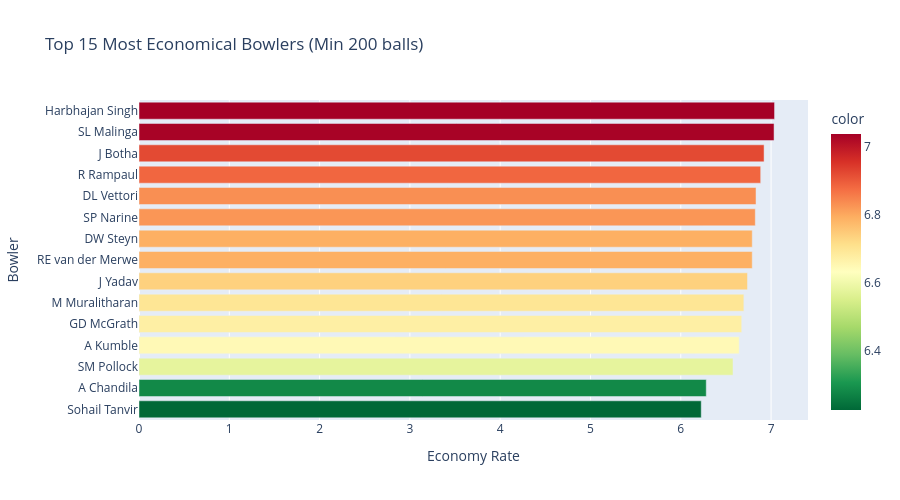

Source (notebook cell):
### Markdown cell above
## 2. Economy Rate Analysis

### Code cell
# Calculate economy rate (min 200 balls bowled)
bowler_balls = deliveries.groupby('bowler').size()
bowler_runs = deliveries.groupby('bowler')[['batsman_runs', 'extras']].sum().sum(axis=1)
economy = (bowler_runs / (bowler_balls / 6)).sort_values()

# Filter bowlers with at least 200 balls (≈33 overs)
economy_filtered = economy[bowler_balls >= 200].head(15)

fig = px.bar(
    x=economy_filtered.values,
    y=economy_filtered.index,
    orientation='h',
    title='Top 15 Most Economical Bowlers (Min 200 balls)',
    labels={'x': 'Economy Rate', 'y': 'Bowler'},
    color=economy_filtered.values,
    color_continuous_scale='RdYlGn_r'
)
fig.update_layout(height=500, showlegend=False)
fig.show()

print("💨 Best Economy Rates (Min 200 balls):")
print(economy_filtered)

### Figure 1 — Plotly figure (JSON) as saved in the notebook; plotly's stock layout.template omitted (floating-point values rounded to 4 significant figures)
{"data": [{"hovertemplate": "Economy Rate=%{x}<br>Bowler=%{y}<br>color=%{marker.color}<extra></extra>", "legendgroup": "", "marker": {"color": [6.226, 6.282, 6.579, 6.647, 6.675, 6.698, 6.739, 6.791, 6.791, 6.825, 6.833, 6.885, 6.922, 7.033, 7.038], "coloraxis": "coloraxis", "pattern": {"shape": ""}}, "name": "", "orientation": "h", "showlegend": false, "textposition": "auto", "type": "bar", "x": [6.226, 6.282, 6.579, 6.647, 6.675, 6.698, 6.739, 6.791, 6.791, 6.825, 6.833, 6.885, 6.922, 7.033, 7.038], "xaxis": "x", "y": ["Sohail Tanvir", "A Chandila", "SM Pollock", "A Kumble", "GD McGrath", "M Muralitharan", "J Yadav", "RE van der Merwe", "DW Steyn", "SP Narine", "DL Vettori", "R Rampaul", "J Botha", "SL Malinga", "Harbhajan Singh"], "yaxis": "y"}], "layout": {"barmode": "relative", "coloraxis": {"autocolorscale": false, "colorbar": {"title": {"text": "color"}}, "colorscale": [[0, "rgb(0,104,55)"], [0.1, "rgb(26,152,80)"], [0.2, "rgb(102,189,99)"], [0.3, "rgb(166,217,106)"], [0.4, "rgb(217,239,139)"], [0.5, "rgb(255,255,191)"], [0.6, "rgb(254,224,139)"], [0.7, "rgb(253,174,97)"], [0.8, "rgb(244,109,67)"], [0.9, "rgb(215,48,39)"], [1, "rgb(165,0,38)"]]}, "height": 500, "legend": {"tracegroupgap": 0}, "showlegend": false, "title": {"text": "Top 15 Most Economical Bowlers (Min 200 balls)"}, "xaxis": {"anchor": "y", "domain": [0, 1], "title": {"text": "Economy Rate"}}, "yaxis": {"anchor": "x", "domain": [0, 1], "title": {"text": "Bowler"}}}}
